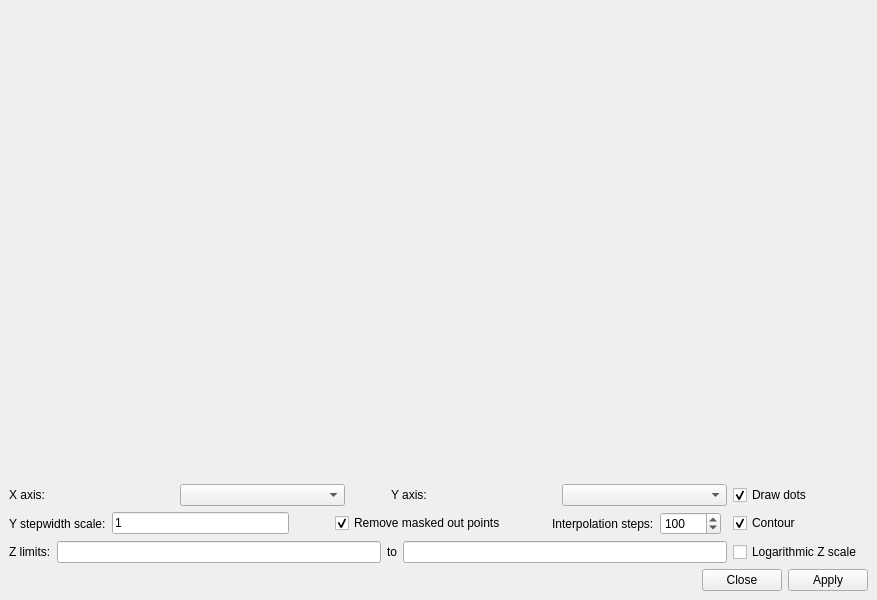
<?xml version="1.0" encoding="UTF-8"?>
<ui version="4.0">
 <class>MainWindow</class>
 <widget class="QMainWindow" name="MainWindow">
  <property name="geometry">
   <rect>
    <x>0</x>
    <y>0</y>
    <width>877</width>
    <height>600</height>
   </rect>
  </property>
  <property name="windowTitle">
   <string>ufit mapping</string>
  </property>
  <widget class="QWidget" name="centralwidget">
   <layout class="QGridLayout" name="gridLayout">
    <item row="0" column="0" colspan="4">
     <widget class="QFrame" name="plotFrame">
      <property name="sizePolicy">
       <sizepolicy hsizetype="Preferred" vsizetype="Preferred">
        <horstretch>0</horstretch>
        <verstretch>1</verstretch>
       </sizepolicy>
      </property>
      <property name="frameShape">
       <enum>QFrame::NoFrame</enum>
      </property>
      <property name="frameShadow">
       <enum>QFrame::Plain</enum>
      </property>
     </widget>
    </item>
    <item row="4" column="0" colspan="4">
     <widget class="QDialogButtonBox" name="buttonBox">
      <property name="orientation">
       <enum>Qt::Horizontal</enum>
      </property>
      <property name="standardButtons">
       <set>QDialogButtonBox::Apply|QDialogButtonBox::Close</set>
      </property>
     </widget>
    </item>
    <item row="1" column="0" colspan="2">
     <layout class="QHBoxLayout" name="horizontalLayout">
      <item>
       <widget class="QLabel" name="label">
        <property name="text">
         <string>X axis:</string>
        </property>
       </widget>
      </item>
      <item>
       <widget class="QComboBox" name="xaxisBox"/>
      </item>
      <item>
       <spacer name="horizontalSpacer">
        <property name="orientation">
         <enum>Qt::Horizontal</enum>
        </property>
        <property name="sizeType">
         <enum>QSizePolicy::Fixed</enum>
        </property>
        <property name="sizeHint" stdset="0">
         <size>
          <width>40</width>
          <height>20</height>
         </size>
        </property>
       </spacer>
      </item>
      <item>
       <widget class="QLabel" name="label_2">
        <property name="text">
         <string>Y axis:</string>
        </property>
       </widget>
      </item>
      <item>
       <widget class="QComboBox" name="yaxisBox"/>
      </item>
     </layout>
    </item>
    <item row="3" column="0" colspan="2">
     <layout class="QHBoxLayout" name="horizontalLayout_2">
      <item>
       <widget class="QLabel" name="label_5">
        <property name="text">
         <string>Z limits:</string>
        </property>
       </widget>
      </item>
      <item>
       <widget class="QLineEdit" name="zminEdit"/>
      </item>
      <item>
       <widget class="QLabel" name="label_6">
        <property name="text">
         <string>to</string>
        </property>
       </widget>
      </item>
      <item>
       <widget class="QLineEdit" name="zmaxEdit"/>
      </item>
     </layout>
    </item>
    <item row="3" column="2">
     <widget class="QCheckBox" name="logBox">
      <property name="text">
       <string>Logarithmic Z scale</string>
      </property>
     </widget>
    </item>
    <item row="2" column="2">
     <widget class="QCheckBox" name="contourBox">
      <property name="text">
       <string>Contour</string>
      </property>
      <property name="checked">
       <bool>true</bool>
      </property>
     </widget>
    </item>
    <item row="1" column="2">
     <widget class="QCheckBox" name="dotsBox">
      <property name="text">
       <string>Draw dots</string>
      </property>
      <property name="checked">
       <bool>true</bool>
      </property>
     </widget>
    </item>
    <item row="2" column="0">
     <layout class="QHBoxLayout" name="horizontalLayout_3">
      <item>
       <widget class="QLabel" name="label_3">
        <property name="text">
         <string>Y stepwidth scale:</string>
        </property>
       </widget>
      </item>
      <item>
       <widget class="QLineEdit" name="scaleEdit">
        <property name="text">
         <string>1</string>
        </property>
       </widget>
      </item>
      <item>
       <spacer name="horizontalSpacer_3">
        <property name="orientation">
         <enum>Qt::Horizontal</enum>
        </property>
        <property name="sizeType">
         <enum>QSizePolicy::Fixed</enum>
        </property>
        <property name="sizeHint" stdset="0">
         <size>
          <width>40</width>
          <height>20</height>
         </size>
        </property>
       </spacer>
      </item>
      <item>
       <widget class="QCheckBox" name="usemaskBox">
        <property name="text">
         <string>Remove masked out points</string>
        </property>
        <property name="checked">
         <bool>true</bool>
        </property>
       </widget>
      </item>
      <item>
       <spacer name="horizontalSpacer_2">
        <property name="orientation">
         <enum>Qt::Horizontal</enum>
        </property>
        <property name="sizeType">
         <enum>QSizePolicy::Fixed</enum>
        </property>
        <property name="sizeHint" stdset="0">
         <size>
          <width>40</width>
          <height>20</height>
         </size>
        </property>
       </spacer>
      </item>
      <item>
       <widget class="QLabel" name="label_4">
        <property name="text">
         <string>Interpolation steps:</string>
        </property>
       </widget>
      </item>
      <item>
       <widget class="QSpinBox" name="stepBox">
        <property name="minimum">
         <number>1</number>
        </property>
        <property name="maximum">
         <number>10000</number>
        </property>
        <property name="value">
         <number>100</number>
        </property>
       </widget>
      </item>
     </layout>
    </item>
   </layout>
  </widget>
  <widget class="QMenuBar" name="menubar">
   <property name="geometry">
    <rect>
     <x>0</x>
     <y>0</y>
     <width>877</width>
     <height>22</height>
    </rect>
   </property>
  </widget>
 </widget>
 <tabstops>
  <tabstop>xaxisBox</tabstop>
  <tabstop>yaxisBox</tabstop>
  <tabstop>dotsBox</tabstop>
  <tabstop>scaleEdit</tabstop>
  <tabstop>usemaskBox</tabstop>
  <tabstop>stepBox</tabstop>
  <tabstop>contourBox</tabstop>
  <tabstop>zminEdit</tabstop>
  <tabstop>zmaxEdit</tabstop>
  <tabstop>logBox</tabstop>
  <tabstop>buttonBox</tabstop>
 </tabstops>
 <resources/>
 <connections/>
</ui>
